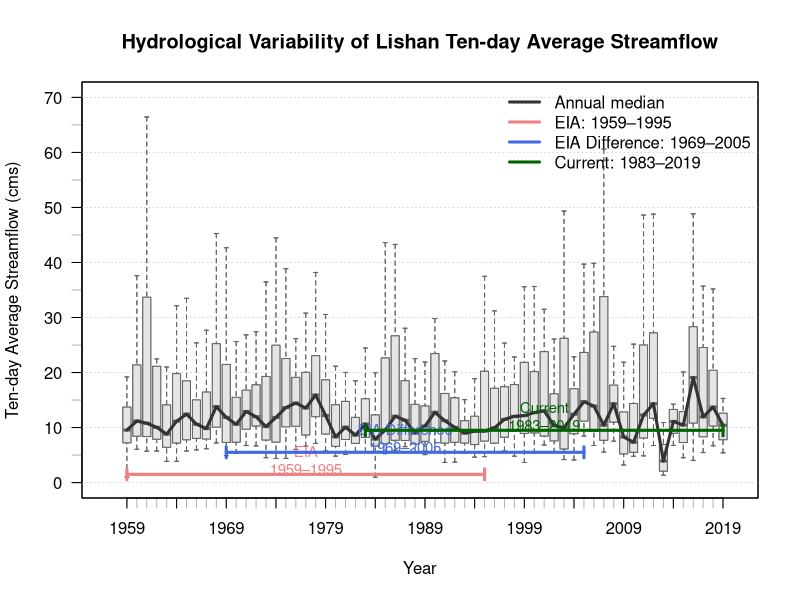
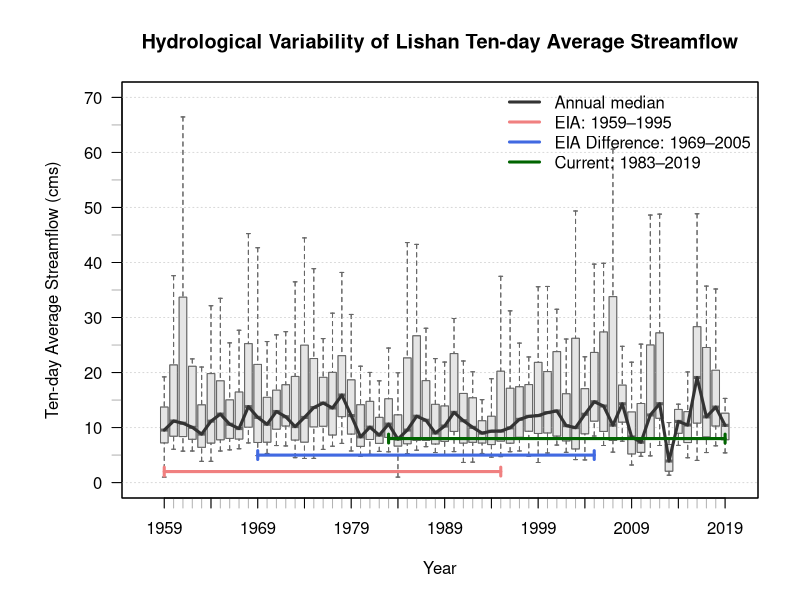
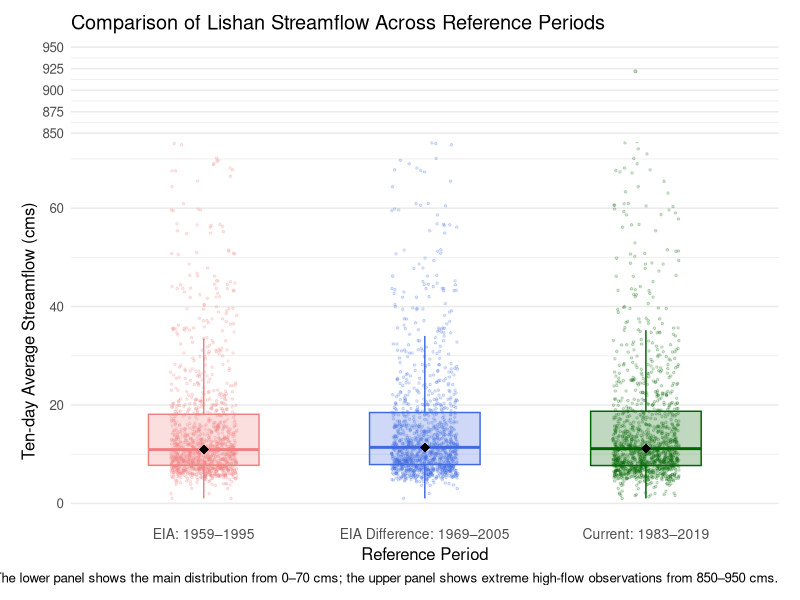

Recreate these plots in R, in order.
## ---- chunk 1
#| message: false
#| warning: false

packages <- c(
  "tidyverse",
  "here",
  "car"
)

installed_packages <- rownames(installed.packages())

for (pkg in packages) {
  if (!pkg %in% installed_packages) {
    install.packages(pkg)
  }
}

invisible(lapply(packages, library, character.only = TRUE))
## ---- chunk 2
#| message: false
#| warning: false

flow_data <- read_csv(
  here("data", "lishan_flow.csv")
)

glimpse(flow_data)
## ---- chunk 3
# Check number of ten-day observations
nrow(flow_data)

# Check number of columns
# Expected: 1 tendays column + year columns
ncol(flow_data)

# Extract year columns
year_cols <- names(flow_data)[-1]

# Check first and last year
year_cols[1]
year_cols[length(year_cols)]
## ---- chunk 4
#| fig.width: 11
#| fig.height: 6
#| fig.cap: "Annual distribution of ten-day average streamflow at Lishan Hydrological Station. Boxes represent the within-year distribution of ten-day streamflow values. The red annotation indicates the EIA reference period, while the blue annotation indicates the EIA Difference reference period."

# Remove tendays column for plotting
flow_matrix <- flow_data[, -1]

# Convert year column names to numeric years
years <- as.numeric(year_cols)

# Main boxplot
boxplot(
  flow_matrix,
  outline = FALSE,
  xaxt = "n",
  yaxt = "n",
  xlab = "Year",
  ylab = "Ten-day Average Streamflow (cms)",
  main = "Hydrological Variability of Lishan Ten-day Average Streamflow",
  xlim = c(-1, length(years) + 1),
  ylim = c(0, 70),
  col = "grey90",
  border = "grey40"
)

# X-axis minor tick marks
axis(
  side = 1,
  at = seq_along(years),
  labels = rep("", length(years)),
  col = "grey70"
)

# X-axis major year labels every five years
axis(
  side = 1,
  at = seq(1, length(years), 5),
  labels = years[seq(1, length(years), 5)]
)

# Y-axis minor tick marks
axis(
  side = 2,
  at = seq(0, 70, 5),
  labels = rep("", length(seq(0, 70, 5))),
  col = "grey70"
)

# Y-axis major labels
axis(
  side = 2,
  at = seq(0, 70, 10),
  labels = seq(0, 70, 10),
  las = 1
)

# Add horizontal grid lines
abline(
  h = seq(0, 70, 10),
  col = "grey85",
  lty = "dotted"
)

# Re-draw boxplot above grid lines
boxplot(
  flow_matrix,
  outline = FALSE,
  xaxt = "n",
  yaxt = "n",
  add = TRUE,
  col = "grey90",
  border = "grey40"
)

# Annual median trend line
lines(
  x = seq_along(years),
  y = apply(flow_matrix, 2, median, na.rm = TRUE),
  col = "grey20",
  lwd = 3
)

# Period index positions
eia_start <- which(years == 1959)
eia_end   <- which(years == 1995)

eia_diff_start <- which(years == 1969)
eia_diff_end   <- which(years == 2005)

current_start <- which(years == 1983)
current_end   <- which(years == 2019)

# EIA annotation
text(
  x = mean(c(eia_start, eia_end)),
  y = 4,
  labels = "EIA\n1959–1995",
  col = "lightcoral",
  cex = 0.9
)

lines(
  x = c(eia_start, eia_end),
  y = c(1.5, 1.5),
  col = "lightcoral",
  lwd = 3
)

lines(
  x = c(eia_start, eia_start),
  y = c(0.5, 2.5),
  col = "lightcoral",
  lwd = 3
)

lines(
  x = c(eia_end, eia_end),
  y = c(0.5, 2.5),
  col = "lightcoral",
  lwd = 3
)

# EIA Difference annotation
text(
  x = mean(c(eia_diff_start, eia_diff_end)),
  y = 8,
  labels = "EIA Difference\n1969–2005",
  col = "royalblue",
  cex = 0.9
)

lines(
  x = c(eia_diff_start, eia_diff_end),
  y = c(5.5, 5.5),
  col = "royalblue",
  lwd = 3
)

lines(
  x = c(eia_diff_start, eia_diff_start),
  y = c(4.5, 6.5),
  col = "royalblue",
  lwd = 3
)

lines(
  x = c(eia_diff_end, eia_diff_end),
  y = c(4.5, 6.5),
  col = "royalblue",
  lwd = 3
)

# Optional current period annotation
text(
  x = mean(c(current_start, current_end)),
  y = 12,
  labels = "Current\n1983–2019",
  col = "darkgreen",
  cex = 0.9
)

lines(
  x = c(current_start, current_end),
  y = c(9.5, 9.5),
  col = "darkgreen",
  lwd = 3
)

lines(
  x = c(current_start, current_start),
  y = c(8.5, 10.5),
  col = "darkgreen",
  lwd = 3
)

lines(
  x = c(current_end, current_end),
  y = c(8.5, 10.5),
  col = "darkgreen",
  lwd = 3
)

# Legend
legend(
  "topright",
  legend = c(
    "Annual median",
    "EIA: 1959–1995",
    "EIA Difference: 1969–2005",
    "Current: 1983–2019"
  ),
  col = c("grey20", "lightcoral", "royalblue", "darkgreen"),
  lwd = c(3, 3, 3, 3),
  bty = "n"
)
## ---- chunk 5
#| fig.width: 11
#| fig.height: 6
#| fig.cap: "Annual distribution of ten-day average streamflow at Lishan Hydrological Station. Boxes represent the within-year distribution of ten-day streamflow values. Colored annotations at the bottom indicate the EIA, EIA Difference, and Current reference periods."

# Slightly enlarge left and bottom margins for annotations
par(mar = c(5, 6, 4, 2) + 0.1)

# Remove tendays column for plotting
flow_matrix <- flow_data[, -1]

# Convert year column names to numeric years
years <- as.numeric(year_cols)

# Main boxplot
boxplot(
  flow_matrix,
  outline = FALSE,
  xaxt = "n",
  yaxt = "n",
  xlab = "Year",
  ylab = "Ten-day Average Streamflow (cms)",
  main = "Hydrological Variability of Lishan Ten-day Average Streamflow",
  xlim = c(-1, length(years) + 1),
  ylim = c(0, 70),
  col = "grey90",
  border = "grey40"
)

# X-axis minor tick marks
axis(
  side = 1,
  at = seq_along(years),
  labels = rep("", length(years)),
  col = "grey70"
)

# X-axis major year labels every five years
axis(
  side = 1,
  at = seq(1, length(years), 5),
  labels = years[seq(1, length(years), 5)]
)

# Y-axis minor tick marks
axis(
  side = 2,
  at = seq(0, 70, 5),
  labels = rep("", length(seq(0, 70, 5))),
  col = "grey70"
)

# Y-axis major labels
axis(
  side = 2,
  at = seq(0, 70, 10),
  labels = seq(0, 70, 10),
  las = 1
)

# Add horizontal grid lines
abline(
  h = seq(0, 70, 10),
  col = "grey85",
  lty = "dotted"
)

# Re-draw boxplot above grid lines
boxplot(
  flow_matrix,
  outline = FALSE,
  xaxt = "n",
  yaxt = "n",
  add = TRUE,
  col = "grey90",
  border = "grey40"
)

# Annual median trend line
lines(
  x = seq_along(years),
  y = apply(flow_matrix, 2, median, na.rm = TRUE),
  col = "grey20",
  lwd = 3
)

# Period index positions
eia_start <- which(years == 1959)
eia_end   <- which(years == 1995)

eia_diff_start <- which(years == 1969)
eia_diff_end   <- which(years == 2005)

current_start <- which(years == 1983)
current_end   <- which(years == 2019)

# Bottom annotation y positions
y_eia      <- 2
y_eia_diff <- 5
y_current  <- 8

# Left-side labels
# text(x = 0.3, y = y_eia, labels = "EIA\n1959–1995", col = "lightcoral", cex = 0.9, adj = c(0, 0.5) )

# text( x = 0.3, y = y_eia_diff, labels = "EIA Difference\n1969–2005", col = "royalblue", cex = 0.9, adj = c(0, 0.5) )

# text( x = 0.3, y = y_current, labels = "Current\n1983–2019", col = "darkgreen", cex = 0.9, adj = c(0, 0.5) )

# EIA annotation line
lines(
  x = c(eia_start, eia_end),
  y = c(y_eia, y_eia),
  col = "lightcoral",
  lwd = 3
)

lines(
  x = c(eia_start, eia_start),
  y = c(y_eia - 0.8, y_eia + 0.8),
  col = "lightcoral",
  lwd = 3
)

lines(
  x = c(eia_end, eia_end),
  y = c(y_eia - 0.8, y_eia + 0.8),
  col = "lightcoral",
  lwd = 3
)

# EIA Difference annotation line
lines(
  x = c(eia_diff_start, eia_diff_end),
  y = c(y_eia_diff, y_eia_diff),
  col = "royalblue",
  lwd = 3
)

lines(
  x = c(eia_diff_start, eia_diff_start),
  y = c(y_eia_diff - 0.8, y_eia_diff + 0.8),
  col = "royalblue",
  lwd = 3
)

lines(
  x = c(eia_diff_end, eia_diff_end),
  y = c(y_eia_diff - 0.8, y_eia_diff + 0.8),
  col = "royalblue",
  lwd = 3
)

# Current annotation line
lines(
  x = c(current_start, current_end),
  y = c(y_current, y_current),
  col = "darkgreen",
  lwd = 3
)

lines(
  x = c(current_start, current_start),
  y = c(y_current - 0.8, y_current + 0.8),
  col = "darkgreen",
  lwd = 3
)

lines(
  x = c(current_end, current_end),
  y = c(y_current - 0.8, y_current + 0.8),
  col = "darkgreen",
  lwd = 3
)

# Legend
legend(
  "topright",
  legend = c(
    "Annual median",
    "EIA: 1959–1995",
    "EIA Difference: 1969–2005",
    "Current: 1983–2019"
  ),
  col = c("grey20", "lightcoral", "royalblue", "darkgreen"),
  lwd = c(3, 3, 3, 3),
  bty = "n"
)
## ---- chunk 6
# The CSV year columns are assumed to be already coded as Gregorian / CE years.

eia <- flow_data |>
  select(tendays, `1959`:`1995`) |>
  select(-tendays) |>
  unlist(use.names = FALSE)

eia_difference <- flow_data |>
  select(tendays, `1969`:`2005`) |>
  select(-tendays) |>
  unlist(use.names = FALSE)

current <- flow_data |>
  select(tendays, `1983`:`2019`) |>
  select(-tendays) |>
  unlist(use.names = FALSE)

length(eia)
length(eia_difference)
length(current)
## ---- chunk 7
flow_period_df <- tibble(
  cms = c(eia, eia_difference, current),
  period = rep(
    c(
      "EIA: 1959–1995",
      "EIA Difference: 1969–2005",
      "Current: 1983–2019"
    ),
    each = length(eia)
  )
)

flow_period_df
## ---- chunk 8
flow_period_summary <- flow_period_df |>
  group_by(period) |>
  summarise(
    n = n(),
    mean_cms = mean(cms, na.rm = TRUE),
    median_cms = median(cms, na.rm = TRUE),
    sd_cms = sd(cms, na.rm = TRUE),
    variance_cms = var(cms, na.rm = TRUE),
    q03_cms = quantile(cms, 0.03, na.rm = TRUE),
    q25_cms = quantile(cms, 0.25, na.rm = TRUE),
    q75_cms = quantile(cms, 0.75, na.rm = TRUE),
    max_cms = max(cms, na.rm = TRUE),
    .groups = "drop"
  )

flow_period_summary
## ---- chunk 9
# Mean comparison between EIA and EIA Difference
t.test(
  eia,
  eia_difference,
  var.equal = TRUE
)

# Mean comparison between EIA Difference and Current
t.test(
  eia_difference,
  current,
  var.equal = TRUE
)
## ---- chunk 10
# Variance comparison between EIA and EIA Difference
var.test(
  eia,
  eia_difference,
  alternative = "two.sided"
)

# Variance comparison between EIA Difference and Current
var.test(
  eia_difference,
  current,
  alternative = "two.sided"
)
## ---- chunk 11
# Wilcoxon rank-sum test between EIA Difference and Current

wilcox.test(
  eia_difference,
  current,
  alternative = "two.sided",
  mu = 0,
  exact = FALSE
)
## ---- chunk 12
aov_cms <- aov(
  cms ~ period,
  data = flow_period_df
)

summary(aov_cms)
## ---- chunk 13
#| fig.width: 8
#| fig.height: 6
#| fig.cap: "Comparison of ten-day average streamflow distributions across the EIA, EIA Difference, and Current periods. The figure uses a broken-axis style to show both the main distribution and extreme high-flow observations."

if (!requireNamespace("patchwork", quietly = TRUE)) {
  install.packages("patchwork")
}

library(tidyverse)
library(patchwork)

# Set period order
flow_period_df <- flow_period_df |>
  mutate(
    period = factor(
      period,
      levels = c(
        "EIA: 1959–1995",
        "EIA Difference: 1969–2005",
        "Current: 1983–2019"
      )
    )
  )

# Colors
period_cols <- c(
  "EIA: 1959–1995" = "lightcoral",
  "EIA Difference: 1969–2005" = "royalblue",
  "Current: 1983–2019" = "darkgreen"
)

# Upper panel: extreme high-flow values
p_top <- ggplot(
  flow_period_df,
  aes(x = period, y = cms, color = period, fill = period)
) +
  geom_boxplot(
    alpha = 0.25,
    width = 0.5,
    outlier.shape = NA
  ) +
  geom_jitter(
    width = 0.15,
    alpha = 0.25,
    size = 0.8
  ) +
  scale_color_manual(values = period_cols) +
  scale_fill_manual(values = period_cols) +
  coord_cartesian(ylim = c(850, 950)) +
  labs(
    title = "Comparison of Lishan Streamflow Across Reference Periods",
    x = NULL,
    y = NULL
  ) +
  theme_minimal(base_size = 12) +
  theme(
    axis.text.x = element_blank(),
    axis.title.x = element_blank(),
    legend.position = "none",
    panel.grid.major.x = element_blank(),
    plot.margin = margin(5, 10, 0, 10)
  )

# Lower panel: main distribution
p_bottom <- ggplot(
  flow_period_df,
  aes(x = period, y = cms, color = period, fill = period)
) +
  geom_boxplot(
    alpha = 0.25,
    width = 0.5,
    outlier.shape = NA
  ) +
  geom_jitter(
    width = 0.15,
    alpha = 0.18,
    size = 0.6
  ) +
  stat_summary(
    fun = median,
    geom = "point",
    shape = 18,
    size = 3,
    color = "black"
  ) +
  scale_color_manual(values = period_cols) +
  scale_fill_manual(values = period_cols) +
  coord_cartesian(ylim = c(0, 70)) +
  labs(
    x = "Reference Period",
    y = "Ten-day Average Streamflow (cms)",
    caption = "Note: The y-axis is visually broken. The lower panel shows the main distribution from 0–70 cms; the upper panel shows extreme high-flow observations from 850–950 cms."
  ) +
  theme_minimal(base_size = 12) +
  theme(
    legend.position = "none",
    panel.grid.major.x = element_blank(),
    axis.text.x = element_text(size = 10),
    plot.margin = margin(0, 10, 5, 10)
  )

# Combine panels
p_top / p_bottom +
  plot_layout(heights = c(1, 4))
## ---- chunk 14
leveneTest(
  cms ~ period,
  data = flow_period_df,
  center = mean
)
## ---- chunk 15
# Estimate the 3rd percentile low-flow threshold across all year columns.
# The tendays column is excluded.

low_flow_q03 <- quantile(
  unlist(flow_data[, -1], use.names = FALSE),
  0.03,
  na.rm = TRUE
)

low_flow_q03
